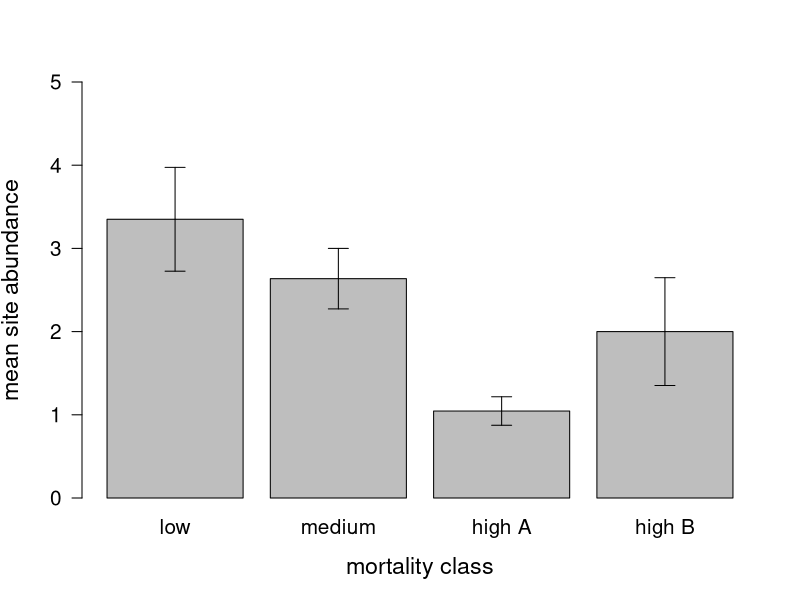
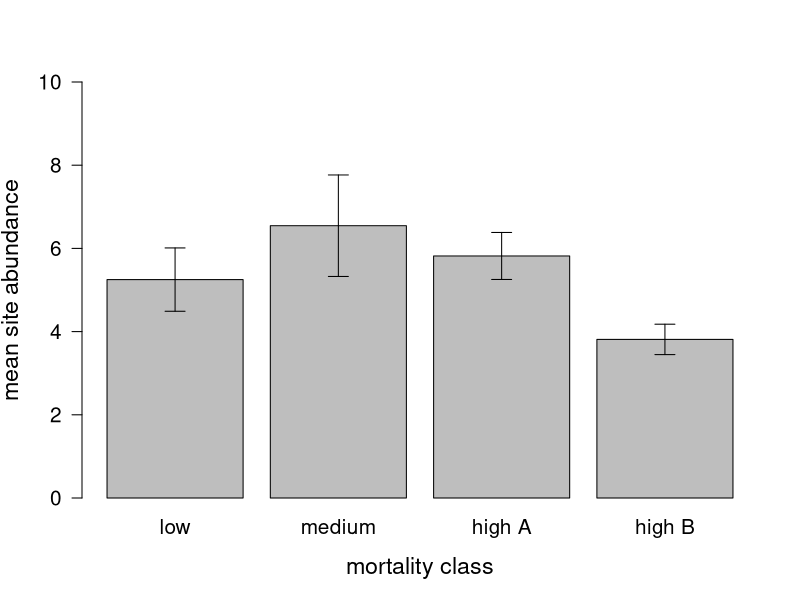
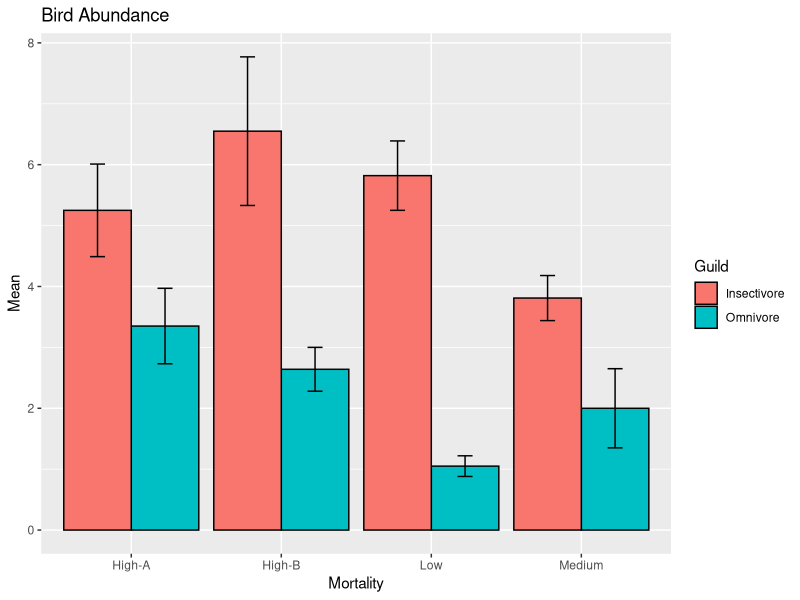

Write R code to recreate these figures, in order.
setwd("C:/Users/dusti/Box Sync/Personal Computer/Quantitative Biodiversity/Group Project/GroupProject")
rm(list=ls())

library(vegan)
library(psych)
library(ggplot2)

Guilds <- read.csv("ForagingGuildsDataFile.csv")

str(Guilds)
summary(Guilds)

sem <- function(x){
  sd(na.omit(x))/sqrt(length(na.omit(x)))
}

#Compute means for omnivores and insectivores in the different mortality classes

Omnivores.Mean <- tapply(Guilds$Omn_16, Guilds$mortality.class, mean)
Omnivores.Mean


Insectivores.Mean <- tapply(Guilds$Ins_29, Guilds$mortality.class, mean)
Insectivores.Mean

#Compute standard errors for those means

Omnivores.SE <- tapply(Guilds$Omn_16, Guilds$mortality.class, sem)
Omnivores.SE


Insectivores.SE <- tapply(Guilds$Ins_29, Guilds$mortality.class, sem)
Insectivores.SE

#Omnivore bar plot
OmnivorePlot <- barplot(Omnivores.Mean, ylim = c(0, round(1.5*max(Omnivores.Mean), digits = 0)),
               pch = 15, cex = 1.25, las = 1, cex.lab = 1.4, cex.axis = 1.25,
               xlab = "mortality class",
               ylab = "mean site abundance",
               names.arg = c("low", "medium", "high A", "high B"))

arrows(x0 = OmnivorePlot, y0 = Omnivores.Mean, y1 = Omnivores.Mean - Omnivores.SE, angle = 90,
       length = 0.1, lwd = 1)
arrows(x0 = OmnivorePlot, y0 = Omnivores.Mean , y1 = Omnivores.Mean + Omnivores.SE, angle = 90,
       length = 0.1, lwd = 1)

#Insectivore bar plot
InsectivorePlot <- barplot(Insectivores.Mean, ylim = c(0, round(1.5*max(Insectivores.Mean), digits = 0)),
                        pch = 15, cex = 1.25, las = 1, cex.lab = 1.4, cex.axis = 1.25,
                        xlab = "mortality class",
                        ylab = "mean site abundance",
                        names.arg = c("low", "medium", "high A", "high B"))

arrows(x0 = InsectivorePlot, y0 = Insectivores.Mean, y1 = Insectivores.Mean - Insectivores.SE, angle = 90,
       length = 0.1, lwd = 1)
arrows(x0 = InsectivorePlot, y0 = Insectivores.Mean , y1 = Insectivores.Mean + Insectivores.SE, angle = 90,
       length = 0.1, lwd = 1)




#Try to get the omnivore and insectivore bars on same pl

  #Load excel file with means and S.E.s for both guilds at each mortality class

ClusteredBar <- read.csv("GuildsClusteredBar.csv", header = TRUE)
ClusteredBar
str(ClusteredBar)

ggplot(ClusteredBar, aes(x=Mortality, y = Mean, fill = Guild)) +
  geom_bar(position=position_dodge(), stat ="identity", colour = 'black') + geom_errorbar(aes(ymin=Mean-S.E., ymax=Mean+S.E.), width = .2, position = position_dodge(.9)) + ggtitle("Bird Abundance")


#Run Omnivore Anova

OmnivoreAnova <- aov(Guilds$Omn_16~Guilds$mortality.class, data = Guilds)
OmnivoreAnova

summary(OmnivoreAnova)
TukeyHSD(OmnivoreAnova)

#Run Insectivore ANOVA

InsectivoreAnova <- aov(Guilds$Ins_29~Guilds$mortality.class, data = Guilds)

summary(InsectivoreAnova)
TukeyHSD(InsectivoreAnova)




